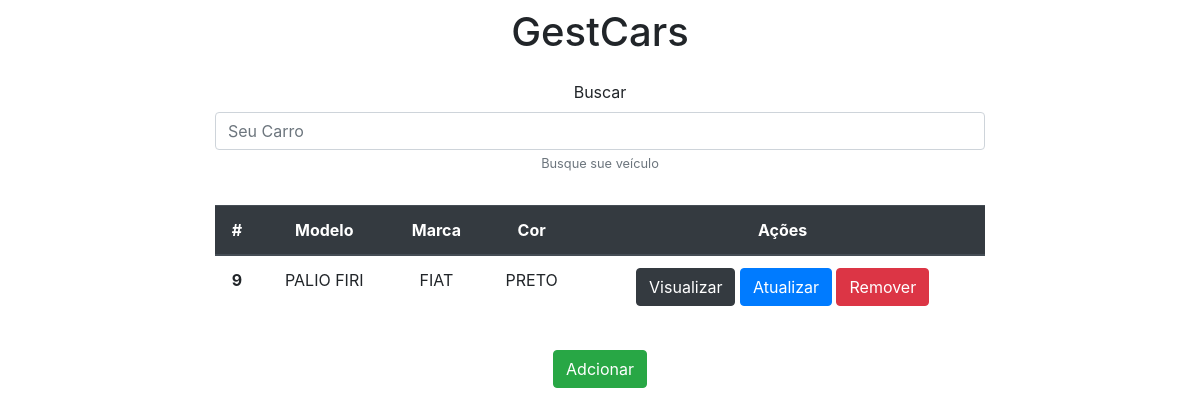
Before: / with the older database file.
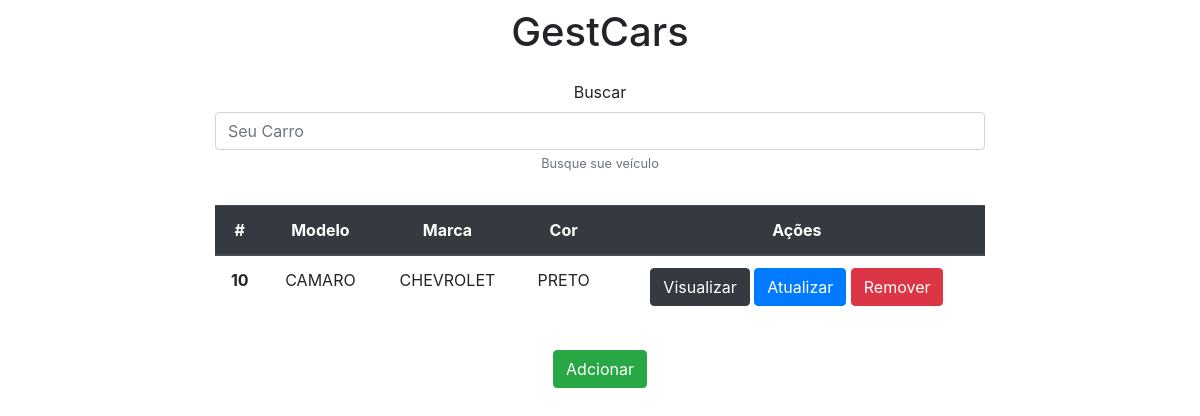
After: the same page with the newer database file.
### app/models.py (models this page shows, shortened)
class Carro(models.Model):
    nome = models.CharField(max_length=100)
    marca = models.CharField(max_length=100)
    cor = models.CharField(max_length=100)

### app/views.py (the view)
# urls.py: 2. Add a URL to urlpatterns:  path('', views.home, name='home')
def home(request):
    carros = Carro.objects.all()
    return render(request,'index.html', {'carros' : carros})

### app/templates/index.html (shortened to what this page needs)
<!DOCTYPE html>
<html lang="en">
<head>
    <link rel="stylesheet" href="https://stackpath.bootstrapcdn.com/bootstrap/4.4.1/css/bootstrap.min.css">
</head>
<body>
    <div class="col-8 m-auto pt-2 pb-2 text-center">
        <h1>GestCars</h1>
    </div>
    <div class="form-group col-8 m-auto pt-2 pb-2 text-center">
        <label for="exampleInputEmail1">Buscar</label>
        <input type="text" class="form-control" id="exampleInput" aria-describedby="emailHelp" placeholder="Seu Carro">
        <small id="Help" class="form-text text-muted">Busque sue veículo</small>
    </div>
    <div class="col-8 m-auto pt-4 pb-2 text-center">
        <table class="table">
          <thead class="thead-dark">
            <tr>
              <th scope="col">#</th>
              <th scope="col">Modelo</th>
              <th scope="col">Marca</th>
              <th scope="col">Cor</th>
              <th scope="col">Ações</th>
            </tr>
          </thead>
          <tbody>
            {% for carro in carros %}
                <tr>
                    <th scope="row">{{carro.id}}</th>
                    <td>{{carro.nome}}</td>
                    <td>{{carro.marca}}</td>
                    <td>{{carro.cor}}</td>
                    <td>
                        <a href="view/{{carro.id}}" class="btn btn-dark">Visualizar</a>
                        <a href="edit/{{carro.id}}" class="btn btn-primary">Atualizar</a>
                        <a href="delete/{{carro.id}}" class="btn btn-danger">Remover</a>
                    </td>
                </tr>
            {% endfor %}
          </tbody>
        </table>
    </div>
    <div class="col-8 m-auto pt-2 pb-2 text-center">
        <a href="form/" class="btn btn-success">Adcionar</a>
    </div>
</body>
</html>

Changed rows visible on the page:
removed Carro: id "9", nome "PALIO FIRI", marca "FIAT", cor "PRETO"
added Carro: id "10", nome "CAMARO", marca "CHEVROLET", cor "PRETO"
